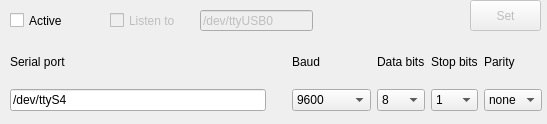
<?xml version="1.0" encoding="UTF-8"?>
<ui version="4.0">
 <class>SerialSettingsWidget</class>
 <widget class="QWidget" name="SerialSettingsWidget">
  <property name="geometry">
   <rect>
    <x>0</x>
    <y>0</y>
    <width>547</width>
    <height>124</height>
   </rect>
  </property>
  <property name="minimumSize">
   <size>
    <width>0</width>
    <height>124</height>
   </size>
  </property>
  <property name="windowTitle">
   <string>Form</string>
  </property>
  <widget class="QCheckBox" name="checkBox">
   <property name="geometry">
    <rect>
     <x>10</x>
     <y>10</y>
     <width>69</width>
     <height>21</height>
    </rect>
   </property>
   <property name="text">
    <string>Active</string>
   </property>
  </widget>
  <widget class="QPushButton" name="setButton">
   <property name="enabled">
    <bool>false</bool>
   </property>
   <property name="geometry">
    <rect>
     <x>470</x>
     <y>0</y>
     <width>71</width>
     <height>31</height>
    </rect>
   </property>
   <property name="text">
    <string>Set</string>
   </property>
  </widget>
  <widget class="QWidget" name="layoutWidget">
   <property name="geometry">
    <rect>
     <x>10</x>
     <y>40</y>
     <width>532</width>
     <height>71</height>
    </rect>
   </property>
   <layout class="QGridLayout" name="gridLayout">
    <property name="sizeConstraint">
     <enum>QLayout::SetDefaultConstraint</enum>
    </property>
    <property name="horizontalSpacing">
     <number>6</number>
    </property>
    <item row="1" column="4">
     <widget class="QComboBox" name="stopBits">
      <item>
       <property name="text">
        <string>1</string>
       </property>
      </item>
      <item>
       <property name="text">
        <string>1.5</string>
       </property>
      </item>
      <item>
       <property name="text">
        <string>2</string>
       </property>
      </item>
     </widget>
    </item>
    <item row="1" column="3">
     <widget class="QComboBox" name="dataBits">
      <property name="currentIndex">
       <number>1</number>
      </property>
      <item>
       <property name="text">
        <string>7</string>
       </property>
      </item>
      <item>
       <property name="text">
        <string>8</string>
       </property>
      </item>
     </widget>
    </item>
    <item row="0" column="2">
     <widget class="QLabel" name="label_2">
      <property name="text">
       <string>Baud</string>
      </property>
     </widget>
    </item>
    <item row="0" column="4">
     <widget class="QLabel" name="label_4">
      <property name="text">
       <string>Stop bits</string>
      </property>
     </widget>
    </item>
    <item row="1" column="2">
     <widget class="QComboBox" name="baud">
      <property name="currentIndex">
       <number>2</number>
      </property>
      <item>
       <property name="text">
        <string>1200</string>
       </property>
      </item>
      <item>
       <property name="text">
        <string>4800</string>
       </property>
      </item>
      <item>
       <property name="text">
        <string>9600</string>
       </property>
      </item>
      <item>
       <property name="text">
        <string>19200</string>
       </property>
      </item>
      <item>
       <property name="text">
        <string>38400</string>
       </property>
      </item>
      <item>
       <property name="text">
        <string>57600</string>
       </property>
      </item>
      <item>
       <property name="text">
        <string>115200</string>
       </property>
      </item>
      <item>
       <property name="text">
        <string>230400</string>
       </property>
      </item>
      <item>
       <property name="text">
        <string>250000</string>
       </property>
      </item>
      <item>
       <property name="text">
        <string>460800</string>
       </property>
      </item>
      <item>
       <property name="text">
        <string>500000</string>
       </property>
      </item>
      <item>
       <property name="text">
        <string>921600</string>
       </property>
      </item>
      <item>
       <property name="text">
        <string>1000000</string>
       </property>
      </item>
     </widget>
    </item>
    <item row="1" column="5">
     <widget class="QComboBox" name="parity">
      <item>
       <property name="text">
        <string>none</string>
       </property>
      </item>
      <item>
       <property name="text">
        <string>odd</string>
       </property>
      </item>
      <item>
       <property name="text">
        <string>even</string>
       </property>
      </item>
     </widget>
    </item>
    <item row="1" column="0">
     <widget class="QLineEdit" name="serialPort">
      <property name="minimumSize">
       <size>
        <width>200</width>
        <height>0</height>
       </size>
      </property>
      <property name="text">
       <string>/dev/ttyS4</string>
      </property>
      <property name="maxLength">
       <number>15</number>
      </property>
     </widget>
    </item>
    <item row="0" column="0">
     <widget class="QLabel" name="label">
      <property name="text">
       <string>Serial port</string>
      </property>
     </widget>
    </item>
    <item row="0" column="3">
     <widget class="QLabel" name="label_3">
      <property name="text">
       <string>Data bits</string>
      </property>
     </widget>
    </item>
    <item row="0" column="5">
     <widget class="QLabel" name="label_5">
      <property name="text">
       <string>Parity</string>
      </property>
     </widget>
    </item>
    <item row="0" column="1">
     <spacer name="verticalSpacer">
      <property name="orientation">
       <enum>Qt::Vertical</enum>
      </property>
      <property name="sizeHint" stdset="0">
       <size>
        <width>20</width>
        <height>40</height>
       </size>
      </property>
     </spacer>
    </item>
   </layout>
  </widget>
  <widget class="QCheckBox" name="checkListen">
   <property name="enabled">
    <bool>false</bool>
   </property>
   <property name="geometry">
    <rect>
     <x>110</x>
     <y>10</y>
     <width>93</width>
     <height>21</height>
    </rect>
   </property>
   <property name="text">
    <string>Listen to</string>
   </property>
  </widget>
  <widget class="QLineEdit" name="listenPort">
   <property name="enabled">
    <bool>false</bool>
   </property>
   <property name="geometry">
    <rect>
     <x>200</x>
     <y>10</y>
     <width>113</width>
     <height>21</height>
    </rect>
   </property>
   <property name="text">
    <string>/dev/ttyUSB0</string>
   </property>
  </widget>
 </widget>
 <resources/>
 <connections/>
</ui>
